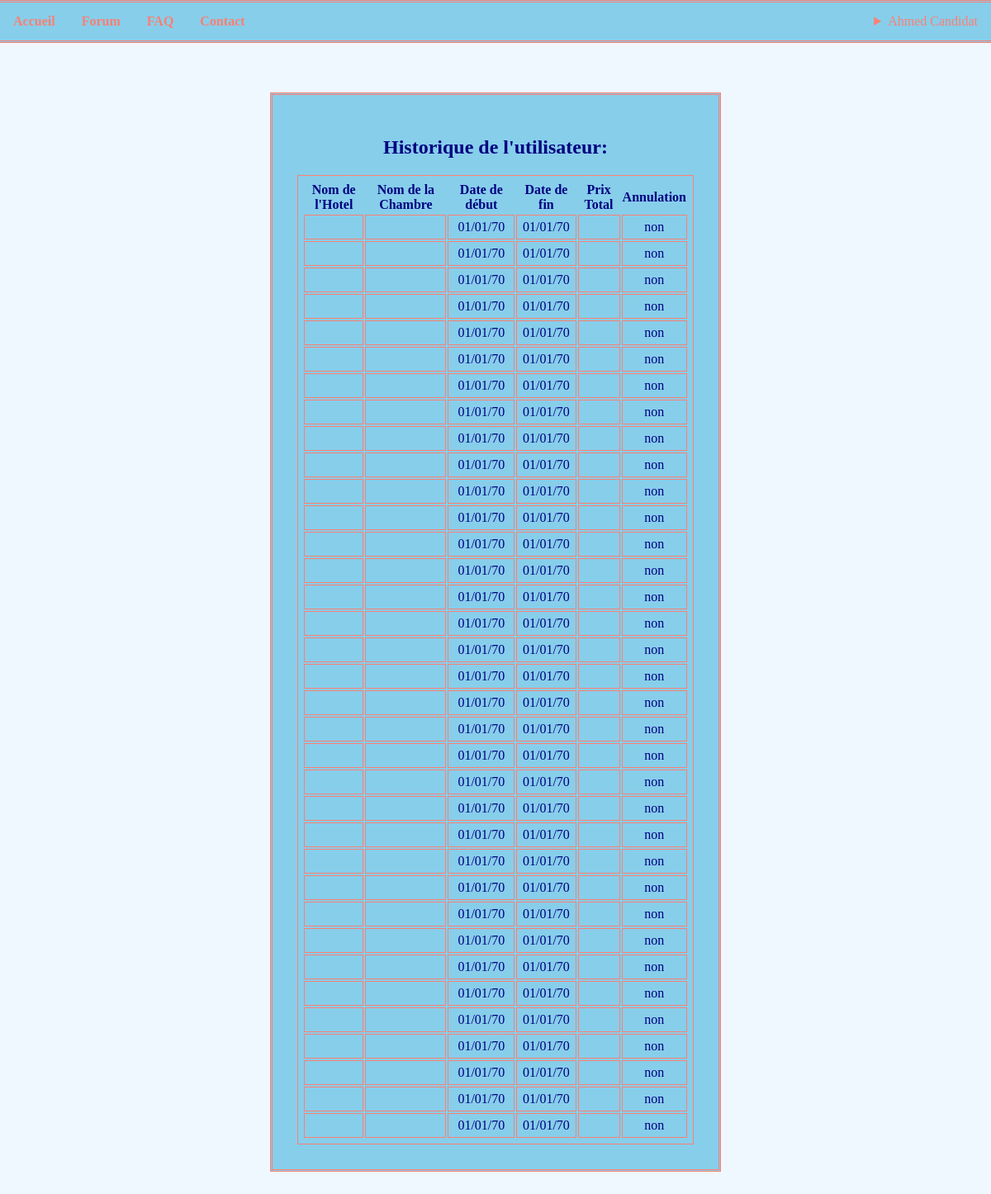
The page /?section=historique (signed in) on the database its author committed.
### tables this page shows
CREATE TABLE IF NOT EXISTS `user` (
  `userId` int(11) NOT NULL AUTO_INCREMENT,
  `firstName` varchar(50) NOT NULL,
  `lastName` varchar(50) NOT NULL,
  `email` varchar(50) NOT NULL,
  `country` varchar(50) NOT NULL,
  `phone` varchar(20) NOT NULL,
  `password` varchar(50) NOT NULL,
  `roleId` int(11) NOT NULL,
  PRIMARY KEY (`userId`),
  FOREIGN KEY (`roleId`) REFERENCES `role`(`roleId`)
);

CREATE TABLE IF NOT EXISTS `reservation` (
  `reservationId` int(11) NOT NULL AUTO_INCREMENT,
  `startDate` datetime NOT NULL,
  `endDate` datetime NOT NULL,
  `insurance` tinyint(1) NOT NULL,
  `isCancelled` tinyint(1) NOT NULL,
  `childrenQuantity` int(1) NOT NULL,
  `adultQuantity` int(1) NOT NULL,
  `totalPrice` decimal(5,2) NOT NULL,
  `roomId` int(11) NOT NULL,
  `userId` int(11) NOT NULL,
  PRIMARY KEY (`reservationId`),
  FOREIGN KEY (`roomId`) REFERENCES `room`(`roomId`),
  FOREIGN KEY (`userId`) REFERENCES `user`(`userId`)
);

### Controllers/navigation.php (called while the page is built, shortened)
<?php
require_once('Models/User.php');
$client = false;
$admin = false;
if(isset($_SESSION["login"]) && isset($_SESSION["roleId"])){
    $login = $_SESSION["login"];
    $roleId = $_SESSION["roleId"];
    $dbUser = $user->getById($login);
    $userName = $dbUser["firstName"] . " " . $dbUser["lastName"];
    if($roleId == 1){
        $client = true;
    }
    else if($roleId == 2){
        $admin = true;
    }
}
require_once('Views/Pages/navigation.php')
?>

### Models/User.php (called while the page is built, shortened)
<?php
class User extends Connection{
    public function getById ($id){
		$pdo = $this->dbConnection();
		$stmt = $pdo->prepare("SELECT * FROM USER WHERE userId=?");
        $stmt->execute([$id]);
        return $user = $stmt->fetch();
    }
 }
?>

### Models/Reservation.php (called while the page is built, shortened)
<?php
class Reservation extends Connection{
	public function getByIdUser($idUser){
		$pdo = $this->dbConnection();
		$stmt = $pdo->prepare('SELECT * FROM reservation LEFT JOIN user ON reservation.userId = user.userId  WHERE reservation.userId=?');
		$stmt->execute([$idUser]);
		return $reservation = $stmt->fetch();
	}
}

### Controllers/Client/HistoricUserController.php (the view)
<?php
require_once('Models/Reservation.php');
require_once('Models/Room.php');
try
{
	$getReservations = $reservation->getByIdUser($_SESSION['login']);
	$isCancelled = "";
	$result='';
	if($getReservations){
		foreach($getReservations as $reservation){
			$roomName = $room->get($reservation['roomId']);
			$hostelName = $room->getHostel($roomName['hostelId']);
			if($reservation['isCancelled'] == 0){
			$isCancelled = 'non';
			}
			else{
				$isCancelled = 'oui';
			}
			$result .= '<tr><td>' .$hostelName['hostelName'].'</td><td>' .$roomName['roomName'].'</td>'.'<td>' .date("d/m/y",strtotime($reservation['startDate'])).'</td>'.'<td>' .date("d/m/y",strtotime($reservation['endDate'])).'</td>'.'<td>' .$reservation['totalPrice'].'</td>'.'<td>' .$isCancelled.'</td></tr>';
		}
	}
	require_once("Views/Historic/historicUserView.php");
}
catch(PDOException $e)
{
	echo $e->getMessage();
}
?>

### Views/Pages/navigation.php (shortened to what this page needs)
<nav id="navigation">
	<ul class="menu">
		<li class="navigation"><a href=".">Accueil</a></li>
		<li class="navigation"><a href="?section=forum">Forum</a></li>
		<li class="navigation"><a href="?section=faq">FAQ</a></li>
		<li class="navigation"><a href="?section=contact">Contact</a></li>
		<?php
		if($client){
			?>
			<li id="profil">
				<details>
					<summary><?= $userName ?></summary>
					<li><a href="?section=profil">Profil</a></li>
					<li><a href="?section=historique">Historique</a></li>
					<li><a href="?section=deconnexion">Déconnexion</a></li>
				</details>
			</li>
			<?php
		}
		else if($admin){
			?>
			<li id="profil">
				<details>
					<summary><?= $userName ?></summary>
				</details>
			</li>
			<?php
		}
		else{
			?>
			<li class="login navigation" ><a href="?section=login">Login</a></li>
			<?php
		}
		?>
	</ul>
</nav>

### Contents/style.css (style rules this page uses)
body { margin: 0; background-color: aliceblue; }
.menu { list-style-type: none; margin: 0; padding: 0; overflow: hidden; background-color: skyblue; color: salmon; border-top: 3px double salmon; border-bottom: 3px double salmon; }
.navigation { float: left; margin: 0; }
.navigation a { display: block; color: black; text-align: center; padding: 14px 16px; text-decoration: none; color: salmon; font-weight: bold; }
#profil { float: right; padding: 14px 16px; }
a { color: salmon; text-decoration: none; }
#historicUser .tableHistoricUser, .tableHistoricUser td { margin: 0 auto; padding: 5px; border: 1px solid salmon; color: navy; }

### rows shown on the page
user: userName "Ahmed Candidat", firstName "01/01/70", firstName "non", lastName "01/01/70", lastName "non", email "01/01/70", email "non", country "01/01/70", country "non", phone "01/01/70", phone "non", password "01/01/70", password "non"
reservation: reservationId "01/01/70", reservationId "non", startDate "01/01/70", startDate "non", endDate "01/01/70", endDate "non", adultQuantity "01/01/70", adultQuantity "non", totalPrice "01/01/70", totalPrice "non", roomId "01/01/70", roomId "non"

### other values the page prints
date("d/m/y",strtotime($reservation['startDate'])) "01/01/70"
date("d/m/y",strtotime($reservation['endDate'])) "01/01/70"
$isCancelled "non"
